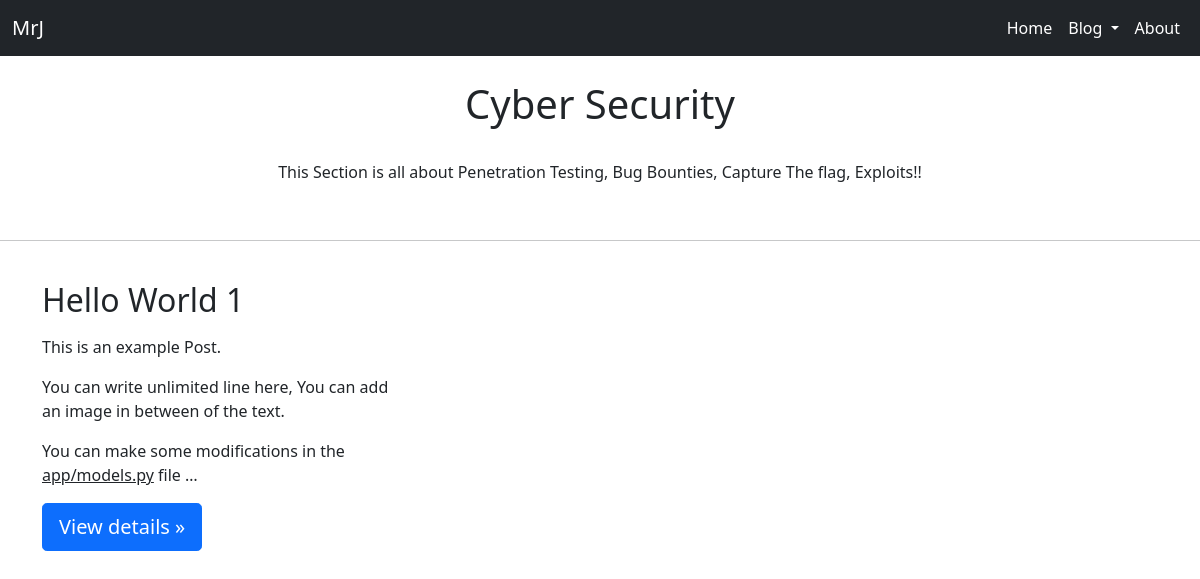
The app's page /category/cybersecurity with its own data.
### app/models.py (models this page shows, shortened)
class Category(models.Model):
	title = models.CharField(max_length=100)
	blogCat_id = models.AutoField(primary_key=True)
	content = models.TextField()
	url = models.CharField(max_length=100)
	image = models.ImageField(upload_to = 'category/',null=True)
	created_at = models.DateTimeField(auto_now_add=True, null=True)
	updated_at = models.DateTimeField(auto_now=True)

class Blog(models.Model):
	blog_id = models.AutoField(primary_key=True)
	title = models.CharField(max_length=255)
	content = RichTextUploadingField()
	url = models.CharField(max_length=255)
	cat = models.ForeignKey(Category, on_delete=models.CASCADE)
	image = models.ImageField(upload_to = 'blog/')
	created_at = models.DateTimeField(auto_now_add=True, null=True)
	updated_at = models.DateTimeField(auto_now=True)
	class Meta:
		ordering = ['-created_at']

### app/views.py (the view)
# urls.py: path('category/<slug:url>', category),
def category(request, url):
	cat = Category.objects.get(url=url)
	blogs = Blog.objects.filter(cat=cat)
	data = {
		'cat': cat,
		'blogs': blogs
	}
	return render(request, 'category.html', data)

### templates/category.html (shortened to what this page needs)
{% extends 'base.html' %}
{% block content %}
<div class="container-custom">
	<br>
	<h1 align="center">{{cat.title}}</h1>
	<br>
	<p align="center">{{cat.content}}</p>
	<br>
	<hr>
	<br>
	<div class="container">
		<div class="row">
			{% for b in blogs %}
			<div class="col-md-4">
				<h2> {{ b.title | safe }} </h2>
				<p> {{ b.content | truncatewords:30 | safe }}</p>
				<p><a class="btn btn-primary btn-lg" href="/blog/{{b.url}}" role="button">View details &raquo;</a></p>
			</div>
			{% endfor %}
		</div>
	</div>
</div>
{% endblock %}

### records on screen
Category: title "Cyber Security", content "This Section is all about Penetration Testing, Bug Bounties, Capture The flag, Exploits!!"
Blog: title "Hello World 1", content "This is an example Post. You can write unlimited line here, You can add an image in between of the text. You can make some modifications in the app/models.py file …"
